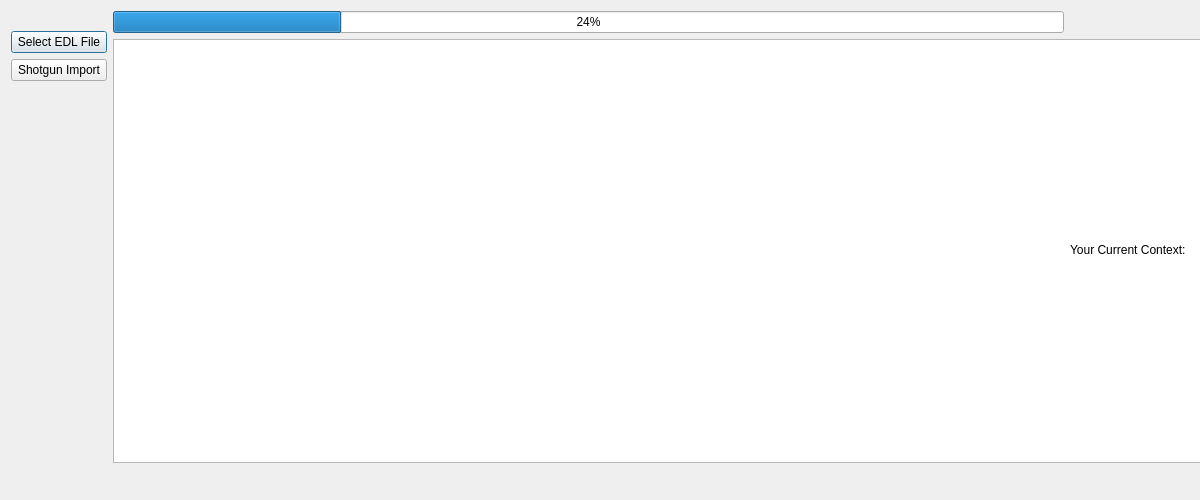
<?xml version="1.0" encoding="UTF-8"?>
<ui version="4.0">
 <class>Dialog</class>
 <widget class="QDialog" name="Dialog">
  <property name="geometry">
   <rect>
    <x>0</x>
    <y>0</y>
    <width>1200</width>
    <height>500</height>
   </rect>
  </property>
  <property name="minimumSize">
   <size>
    <width>1200</width>
    <height>500</height>
   </size>
  </property>
  <property name="windowTitle">
   <string>The Current Sgtk Environment</string>
  </property>
  <layout class="QHBoxLayout" name="horizontalLayout_2">
   <item>
    <layout class="QVBoxLayout" name="verticalLayout_1">
     <property name="sizeConstraint">
      <enum>QLayout::SetMaximumSize</enum>
     </property>
     <item>
      <layout class="QHBoxLayout" name="horizontalLayout">
       <property name="sizeConstraint">
        <enum>QLayout::SetMaximumSize</enum>
       </property>
       <property name="topMargin">
        <number>0</number>
       </property>
       <item>
        <widget class="QLabel" name="logo_example">
         <property name="sizePolicy">
          <sizepolicy hsizetype="Fixed" vsizetype="Fixed">
           <horstretch>0</horstretch>
           <verstretch>0</verstretch>
          </sizepolicy>
         </property>
         <property name="maximumSize">
          <size>
           <width>256</width>
           <height>16777215</height>
          </size>
         </property>
         <property name="text">
          <string/>
         </property>
         <property name="pixmap">
          <pixmap resource="resources.qrc">:/res/sg_logo.png</pixmap>
         </property>
         <property name="alignment">
          <set>Qt::AlignCenter</set>
         </property>
        </widget>
       </item>
      </layout>
     </item>
     <item>
      <widget class="QPushButton" name="button_file_open">
       <property name="minimumSize">
        <size>
         <width>96</width>
         <height>0</height>
        </size>
       </property>
       <property name="maximumSize">
        <size>
         <width>96</width>
         <height>16777215</height>
        </size>
       </property>
       <property name="text">
        <string>Select EDL File</string>
       </property>
      </widget>
     </item>
     <item>
      <widget class="QPushButton" name="button_shotgun_import">
       <property name="minimumSize">
        <size>
         <width>96</width>
         <height>0</height>
        </size>
       </property>
       <property name="maximumSize">
        <size>
         <width>96</width>
         <height>16777215</height>
        </size>
       </property>
       <property name="text">
        <string>Shotgun Import</string>
       </property>
      </widget>
     </item>
     <item>
      <spacer name="verticalSpacer">
       <property name="orientation">
        <enum>Qt::Vertical</enum>
       </property>
       <property name="sizeHint" stdset="0">
        <size>
         <width>20</width>
         <height>40</height>
        </size>
       </property>
      </spacer>
     </item>
    </layout>
   </item>
   <item>
    <layout class="QVBoxLayout" name="verticalLayout_2">
     <property name="sizeConstraint">
      <enum>QLayout::SetNoConstraint</enum>
     </property>
     <property name="leftMargin">
      <number>0</number>
     </property>
     <property name="topMargin">
      <number>0</number>
     </property>
     <item>
      <widget class="QProgressBar" name="progress_bar">
       <property name="value">
        <number>24</number>
       </property>
      </widget>
     </item>
     <item>
      <widget class="QTableWidget" name="table">
       <property name="minimumSize">
        <size>
         <width>1200</width>
         <height>400</height>
        </size>
       </property>
      </widget>
     </item>
     <item>
      <widget class="QLabel" name="label_status">
       <property name="minimumSize">
        <size>
         <width>50</width>
         <height>20</height>
        </size>
       </property>
       <property name="text">
        <string/>
       </property>
      </widget>
     </item>
    </layout>
   </item>
   <item>
    <widget class="QLabel" name="context">
     <property name="sizePolicy">
      <sizepolicy hsizetype="Expanding" vsizetype="Expanding">
       <horstretch>0</horstretch>
       <verstretch>0</verstretch>
      </sizepolicy>
     </property>
     <property name="text">
      <string>Your Current Context: </string>
     </property>
     <property name="alignment">
      <set>Qt::AlignLeading|Qt::AlignLeft|Qt::AlignVCenter</set>
     </property>
    </widget>
   </item>
  </layout>
 </widget>
 <resources>
  <include location="resources.qrc"/>
 </resources>
 <connections/>
</ui>
